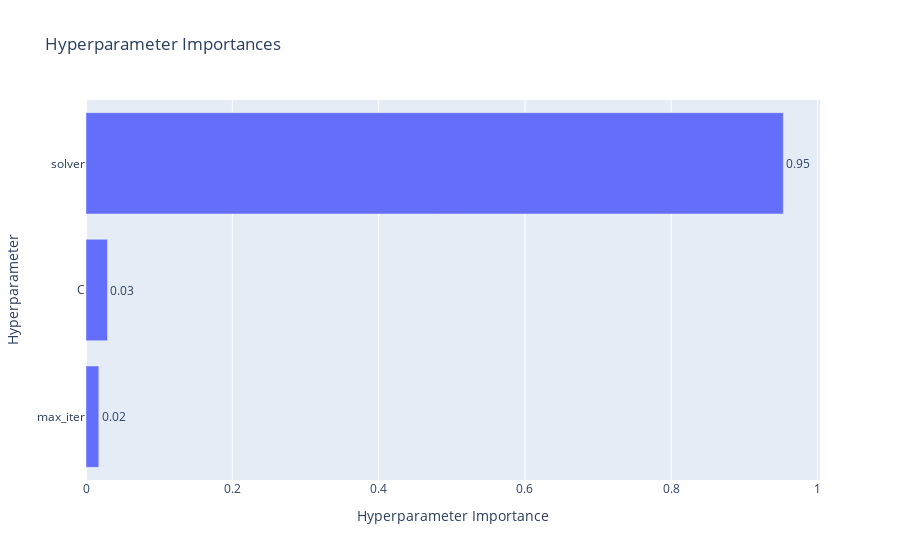

Here is the notebook cell this chart was saved with:
### Code cell
optuna.visualization.plot_param_importances(study)

# understand which hyperparameters are most critical in affecting the performance of the model

### Figure 1 — Plotly figure (JSON) as saved in the notebook; plotly's stock layout.template omitted (floating-point values rounded to 4 significant figures)
{"data": [{"cliponaxis": false, "hovertemplate": ["max_iter (CategoricalDistribution): 0.01749278605836235<extra></extra>", "C (FloatDistribution): 0.029329213520590782<extra></extra>", "solver (CategoricalDistribution): 0.953178000421047<extra></extra>"], "name": "Objective Value", "orientation": "h", "text": ["0.02", "0.03", "0.95"], "textposition": "outside", "type": "bar", "x": [0.01749, 0.02933, 0.9532], "y": ["max_iter", "C", "solver"]}], "layout": {"title": {"text": "Hyperparameter Importances"}, "xaxis": {"title": {"text": "Hyperparameter Importance"}}, "yaxis": {"title": {"text": "Hyperparameter"}}}}
